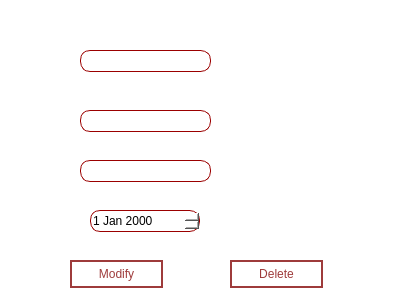
<?xml version="1.0" encoding="UTF-8"?>
<ui version="4.0">
 <class>modify_amendes</class>
 <widget class="QDialog" name="modify_amendes">
  <property name="geometry">
   <rect>
    <x>0</x>
    <y>0</y>
    <width>400</width>
    <height>300</height>
   </rect>
  </property>
  <property name="windowTitle">
   <string>Dialog</string>
  </property>
  <property name="styleSheet">
   <string notr="true">background-color:rgb(255,255,255);</string>
  </property>
  <widget class="QLineEdit" name="le_montant_u_amendes">
   <property name="geometry">
    <rect>
     <x>80</x>
     <y>160</y>
     <width>131</width>
     <height>22</height>
    </rect>
   </property>
   <property name="styleSheet">
    <string notr="true">QLineEdit{
border: 1px solid;
border-color: #9B0000;
border-radius: 10px;
}</string>
   </property>
  </widget>
  <widget class="QDateEdit" name="le_date_u_amendes">
   <property name="geometry">
    <rect>
     <x>90</x>
     <y>210</y>
     <width>110</width>
     <height>22</height>
    </rect>
   </property>
   <property name="styleSheet">
    <string notr="true">QDateEdit{
border: 1px solid;
border-color: #9B0000;
border-radius: 10px;
}</string>
   </property>
  </widget>
  <widget class="QPushButton" name="supprimer_amendes">
   <property name="geometry">
    <rect>
     <x>230</x>
     <y>260</y>
     <width>93</width>
     <height>28</height>
    </rect>
   </property>
   <property name="styleSheet">
    <string notr="true">QPushButton {
color: rgb(158,59,59);
font: 75 9pt &quot;Arial&quot;;
border: 2px solid rgb(158,59,59);
border-radius: 15px;
}

QPushButton:hover {
  color: #fff; 
  background-color: #a63b3b; 
  border-color: #a63b3b;
}

QPushButton:pressed {
  color: #fff; 
  background-color: #802c2c; 
  border-color: #802c2c; 
}</string>
   </property>
   <property name="text">
    <string>Delete</string>
   </property>
  </widget>
  <widget class="QPushButton" name="appliquer_amendes">
   <property name="geometry">
    <rect>
     <x>70</x>
     <y>260</y>
     <width>93</width>
     <height>28</height>
    </rect>
   </property>
   <property name="styleSheet">
    <string notr="true">QPushButton {
color: rgb(158,59,59);
font: 75 9pt &quot;Arial&quot;;
border: 2px solid rgb(158,59,59);
border-radius: 15px;
}

QPushButton:hover {
  color: #fff; 
  background-color: #a63b3b; 
  border-color: #a63b3b;
}

QPushButton:pressed {
  color: #fff; 
  background-color: #802c2c; 
  border-color: #802c2c; 
}</string>
   </property>
   <property name="text">
    <string>Modify</string>
   </property>
  </widget>
  <widget class="QLineEdit" name="le_id_u_amendes">
   <property name="enabled">
    <bool>false</bool>
   </property>
   <property name="geometry">
    <rect>
     <x>80</x>
     <y>50</y>
     <width>131</width>
     <height>22</height>
    </rect>
   </property>
   <property name="styleSheet">
    <string notr="true">QLineEdit{
border: 1px solid;
border-color: #9B0000;
border-radius: 10px;
}</string>
   </property>
   <property name="readOnly">
    <bool>false</bool>
   </property>
   <property name="placeholderText">
    <string/>
   </property>
  </widget>
  <widget class="QLineEdit" name="le_nom_u_amendes">
   <property name="geometry">
    <rect>
     <x>80</x>
     <y>110</y>
     <width>131</width>
     <height>22</height>
    </rect>
   </property>
   <property name="styleSheet">
    <string notr="true">QLineEdit{
border: 1px solid;
border-color: #9B0000;
border-radius: 10px;
}</string>
   </property>
  </widget>
  <widget class="QLabel" name="label">
   <property name="geometry">
    <rect>
     <x>50</x>
     <y>20</y>
     <width>291</width>
     <height>261</height>
    </rect>
   </property>
   <property name="text">
    <string/>
   </property>
   <property name="pixmap">
    <pixmap resource="ressources.qrc">:/new/prefix1/gfx/7495185.png</pixmap>
   </property>
   <property name="scaledContents">
    <bool>true</bool>
   </property>
  </widget>
  <zorder>label</zorder>
  <zorder>le_montant_u_amendes</zorder>
  <zorder>le_date_u_amendes</zorder>
  <zorder>supprimer_amendes</zorder>
  <zorder>appliquer_amendes</zorder>
  <zorder>le_id_u_amendes</zorder>
  <zorder>le_nom_u_amendes</zorder>
 </widget>
 <resources>
  <include location="ressources.qrc"/>
 </resources>
 <connections/>
</ui>
